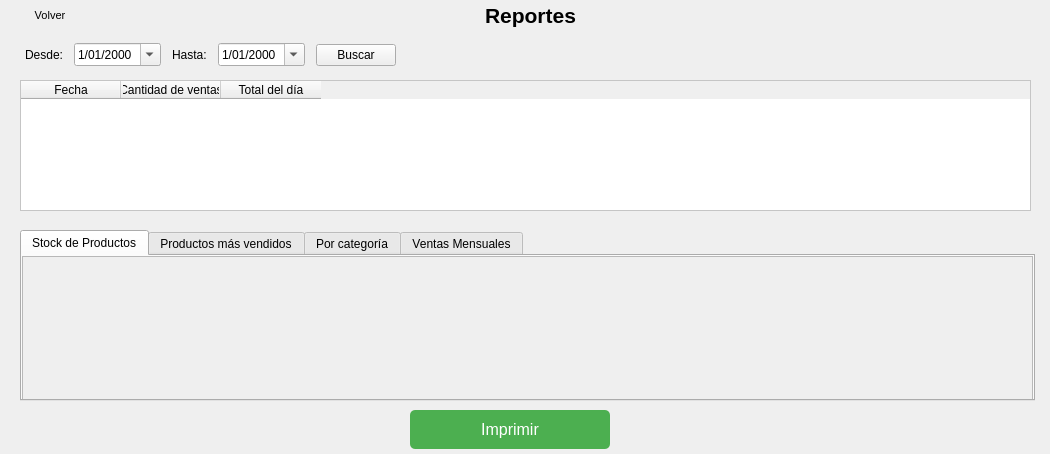
<?xml version="1.0" encoding="UTF-8"?>
<ui version="4.0">
 <class>Form</class>
 <widget class="QWidget" name="Form">
  <property name="geometry">
   <rect>
    <x>0</x>
    <y>0</y>
    <width>1050</width>
    <height>454</height>
   </rect>
  </property>
  <property name="windowTitle">
   <string>Reportes</string>
  </property>
  <property name="styleSheet">
   <string notr="true"/>
  </property>
  <widget class="QTabWidget" name="tabsReportes">
   <property name="geometry">
    <rect>
     <x>20</x>
     <y>230</y>
     <width>1015</width>
     <height>171</height>
    </rect>
   </property>
   <property name="styleSheet">
    <string notr="true">QScrollBar:vertical {
    width: 14px;
    background: transparent;
}

QScrollBar::handle:vertical {
    background: #8a8a8a;
    min-height: 80px;
    border-radius: 8px;
}

QScrollBar::handle:vertical:hover {
    background: #5f5f5f;
}

/* ocultamos flechas */
QScrollBar::add-line:vertical,
QScrollBar::sub-line:vertical {
    height: 0px;
}

/* 🔑 CLAVE: TRANSPARENT, NO NONE */
QScrollBar::add-page:vertical,
QScrollBar::sub-page:vertical {
    background: transparent;
}</string>
   </property>
   <property name="currentIndex">
    <number>0</number>
   </property>
   <widget class="QWidget" name="tab">
    <attribute name="title">
     <string>Stock de Productos</string>
    </attribute>
    <widget class="QScrollArea" name="scrollArea">
     <property name="geometry">
      <rect>
       <x>0</x>
       <y>0</y>
       <width>1011</width>
       <height>151</height>
      </rect>
     </property>
     <property name="widgetResizable">
      <bool>true</bool>
     </property>
     <widget class="QWidget" name="scrollAreaWidgetContents">
      <property name="geometry">
       <rect>
        <x>0</x>
        <y>0</y>
        <width>1009</width>
        <height>149</height>
       </rect>
      </property>
      <widget class="QWidget" name="widget" native="true">
       <property name="geometry">
        <rect>
         <x>0</x>
         <y>0</y>
         <width>1011</width>
         <height>151</height>
        </rect>
       </property>
       <property name="sizePolicy">
        <sizepolicy hsizetype="Expanding" vsizetype="Fixed">
         <horstretch>0</horstretch>
         <verstretch>0</verstretch>
        </sizepolicy>
       </property>
       <property name="styleSheet">
        <string notr="true">QScrollBar:vertical {
    width: 24px;              /* 🔥 ancho de la barra */
    background: #e6e6e6;
}

QScrollBar::handle:vertical {
    background: #8a8a8a;
    min-height: 120px;         /* 🔥 tamaño mínimo del “coso” que se arrastra */
    border-radius: 8px;
}

QScrollBar::handle:vertical:hover {
    background: #5f5f5f;
}

QScrollBar::add-line:vertical,
QScrollBar::sub-line:vertical {
    height: 0px;
}

QScrollBar::add-page:vertical,
QScrollBar::sub-page:vertical {
    background: none;
}</string>
       </property>
      </widget>
     </widget>
    </widget>
   </widget>
   <widget class="QWidget" name="tab_4">
    <attribute name="title">
     <string>Productos más vendidos</string>
    </attribute>
    <widget class="QScrollArea" name="scrollArea_productos_mas_vendidos">
     <property name="geometry">
      <rect>
       <x>0</x>
       <y>0</y>
       <width>1011</width>
       <height>151</height>
      </rect>
     </property>
     <property name="widgetResizable">
      <bool>true</bool>
     </property>
     <widget class="QWidget" name="scrollAreaWidgetContents_productos_mas_vendidos">
      <property name="geometry">
       <rect>
        <x>0</x>
        <y>0</y>
        <width>1009</width>
        <height>149</height>
       </rect>
      </property>
      <widget class="QWidget" name="widget_2" native="true">
       <property name="geometry">
        <rect>
         <x>0</x>
         <y>0</y>
         <width>1011</width>
         <height>151</height>
        </rect>
       </property>
       <property name="sizePolicy">
        <sizepolicy hsizetype="Expanding" vsizetype="Fixed">
         <horstretch>0</horstretch>
         <verstretch>0</verstretch>
        </sizepolicy>
       </property>
       <property name="styleSheet">
        <string notr="true">QScrollBar:vertical {
    width: 24px;              /* 🔥 ancho de la barra */
    background: #e6e6e6;
}

QScrollBar::handle:vertical {
    background: #8a8a8a;
    min-height: 120px;         /* 🔥 tamaño mínimo del “coso” que se arrastra */
    border-radius: 8px;
}

QScrollBar::handle:vertical:hover {
    background: #5f5f5f;
}

QScrollBar::add-line:vertical,
QScrollBar::sub-line:vertical {
    height: 0px;
}

QScrollBar::add-page:vertical,
QScrollBar::sub-page:vertical {
    background: none;
}</string>
       </property>
      </widget>
     </widget>
    </widget>
   </widget>
   <widget class="QWidget" name="tab_2">
    <attribute name="title">
     <string>Por categoría</string>
    </attribute>
    <widget class="QScrollArea" name="scrollArea_2">
     <property name="geometry">
      <rect>
       <x>0</x>
       <y>0</y>
       <width>1011</width>
       <height>151</height>
      </rect>
     </property>
     <property name="widgetResizable">
      <bool>true</bool>
     </property>
     <widget class="QWidget" name="scrollAreaWidgetContents_categoria">
      <property name="geometry">
       <rect>
        <x>0</x>
        <y>0</y>
        <width>1009</width>
        <height>149</height>
       </rect>
      </property>
      <widget class="QWidget" name="widget_scroll_categoria" native="true">
       <property name="geometry">
        <rect>
         <x>0</x>
         <y>0</y>
         <width>1011</width>
         <height>141</height>
        </rect>
       </property>
       <property name="sizePolicy">
        <sizepolicy hsizetype="Expanding" vsizetype="Fixed">
         <horstretch>0</horstretch>
         <verstretch>0</verstretch>
        </sizepolicy>
       </property>
       <property name="styleSheet">
        <string notr="true">QScrollBar:vertical {
    width: 24px;              /* 🔥 ancho de la barra */
    background: #e6e6e6;
}

QScrollBar::handle:vertical {
    background: #8a8a8a;
    min-height: 120px;         /* 🔥 tamaño mínimo del “coso” que se arrastra */
    border-radius: 8px;
}

QScrollBar::handle:vertical:hover {
    background: #5f5f5f;
}

QScrollBar::add-line:vertical,
QScrollBar::sub-line:vertical {
    height: 0px;
}

QScrollBar::add-page:vertical,
QScrollBar::sub-page:vertical {
    background: none;
}</string>
       </property>
      </widget>
     </widget>
    </widget>
   </widget>
   <widget class="QWidget" name="tab_3">
    <attribute name="title">
     <string>Ventas Mensuales</string>
    </attribute>
    <widget class="QScrollArea" name="scrollArea_3">
     <property name="geometry">
      <rect>
       <x>0</x>
       <y>0</y>
       <width>1011</width>
       <height>151</height>
      </rect>
     </property>
     <property name="widgetResizable">
      <bool>true</bool>
     </property>
     <widget class="QWidget" name="scrollAreaWidgetContents_ventas">
      <property name="geometry">
       <rect>
        <x>0</x>
        <y>0</y>
        <width>1009</width>
        <height>149</height>
       </rect>
      </property>
      <widget class="QWidget" name="widget_scroll_ventas" native="true">
       <property name="geometry">
        <rect>
         <x>0</x>
         <y>0</y>
         <width>1011</width>
         <height>141</height>
        </rect>
       </property>
       <property name="sizePolicy">
        <sizepolicy hsizetype="Expanding" vsizetype="Fixed">
         <horstretch>0</horstretch>
         <verstretch>0</verstretch>
        </sizepolicy>
       </property>
       <property name="styleSheet">
        <string notr="true">QScrollBar:vertical {
    width: 24px;              /* 🔥 ancho de la barra */
    background: #e6e6e6;
}

QScrollBar::handle:vertical {
    background: #8a8a8a;
    min-height: 120px;         /* 🔥 tamaño mínimo del “coso” que se arrastra */
    border-radius: 8px;
}

QScrollBar::handle:vertical:hover {
    background: #5f5f5f;
}

QScrollBar::add-line:vertical,
QScrollBar::sub-line:vertical {
    height: 0px;
}

QScrollBar::add-page:vertical,
QScrollBar::sub-page:vertical {
    background: none;
}</string>
       </property>
      </widget>
     </widget>
    </widget>
   </widget>
  </widget>
  <widget class="QTableWidget" name="tabla_reportes">
   <property name="geometry">
    <rect>
     <x>20</x>
     <y>80</y>
     <width>1011</width>
     <height>131</height>
    </rect>
   </property>
   <property name="styleSheet">
    <string notr="true">QTableWidget {
    background-color: white;
    alternate-background-color: #f6f6f6;
    gridline-color: transparent;
}

QTableWidget::item {
    border-bottom: 1px solid #dcdcdc;
}</string>
   </property>
   <column>
    <property name="text">
     <string>Fecha</string>
    </property>
   </column>
   <column>
    <property name="text">
     <string>Cantidad de ventas</string>
    </property>
   </column>
   <column>
    <property name="text">
     <string>Total del día</string>
    </property>
   </column>
  </widget>
  <widget class="QWidget" name="layoutWidget">
   <property name="geometry">
    <rect>
     <x>20</x>
     <y>40</y>
     <width>381</width>
     <height>30</height>
    </rect>
   </property>
   <layout class="QHBoxLayout" name="buscador">
    <item>
     <widget class="QLabel" name="label">
      <property name="sizePolicy">
       <sizepolicy hsizetype="Fixed" vsizetype="Fixed">
        <horstretch>0</horstretch>
        <verstretch>0</verstretch>
       </sizepolicy>
      </property>
      <property name="minimumSize">
       <size>
        <width>0</width>
        <height>20</height>
       </size>
      </property>
      <property name="text">
       <string>Desde:</string>
      </property>
     </widget>
    </item>
    <item>
     <widget class="QDateEdit" name="fechaDesde">
      <property name="sizePolicy">
       <sizepolicy hsizetype="Fixed" vsizetype="Fixed">
        <horstretch>0</horstretch>
        <verstretch>0</verstretch>
       </sizepolicy>
      </property>
      <property name="minimumSize">
       <size>
        <width>75</width>
        <height>20</height>
       </size>
      </property>
      <property name="displayFormat">
       <string>d/MM/yyyy</string>
      </property>
      <property name="calendarPopup">
       <bool>true</bool>
      </property>
     </widget>
    </item>
    <item>
     <widget class="QLabel" name="label_2">
      <property name="sizePolicy">
       <sizepolicy hsizetype="Fixed" vsizetype="Fixed">
        <horstretch>0</horstretch>
        <verstretch>0</verstretch>
       </sizepolicy>
      </property>
      <property name="minimumSize">
       <size>
        <width>0</width>
        <height>20</height>
       </size>
      </property>
      <property name="text">
       <string>Hasta:</string>
      </property>
     </widget>
    </item>
    <item>
     <widget class="QDateEdit" name="fechaHasta">
      <property name="sizePolicy">
       <sizepolicy hsizetype="Fixed" vsizetype="Fixed">
        <horstretch>0</horstretch>
        <verstretch>0</verstretch>
       </sizepolicy>
      </property>
      <property name="minimumSize">
       <size>
        <width>75</width>
        <height>20</height>
       </size>
      </property>
      <property name="displayFormat">
       <string>d/MM/yyyy</string>
      </property>
      <property name="calendarPopup">
       <bool>true</bool>
      </property>
     </widget>
    </item>
    <item>
     <widget class="QPushButton" name="botonBuscar">
      <property name="sizePolicy">
       <sizepolicy hsizetype="Fixed" vsizetype="Fixed">
        <horstretch>0</horstretch>
        <verstretch>0</verstretch>
       </sizepolicy>
      </property>
      <property name="minimumSize">
       <size>
        <width>75</width>
        <height>20</height>
       </size>
      </property>
      <property name="text">
       <string>Buscar</string>
      </property>
     </widget>
    </item>
   </layout>
  </widget>
  <widget class="QPushButton" name="btn_volver">
   <property name="geometry">
    <rect>
     <x>0</x>
     <y>0</y>
     <width>100</width>
     <height>30</height>
    </rect>
   </property>
   <property name="sizePolicy">
    <sizepolicy hsizetype="Fixed" vsizetype="Fixed">
     <horstretch>0</horstretch>
     <verstretch>0</verstretch>
    </sizepolicy>
   </property>
   <property name="minimumSize">
    <size>
     <width>100</width>
     <height>30</height>
    </size>
   </property>
   <property name="maximumSize">
    <size>
     <width>120</width>
     <height>32</height>
    </size>
   </property>
   <property name="font">
    <font>
    </font>
   </property>
   <property name="styleSheet">
    <string notr="true">QPushButton {
    padding: 4px 10px;
    font-size: 11px;
    background: transparent;
    border: none;
}

QPushButton:hover {
    color: #2e7d32;  
}</string>
   </property>
   <property name="text">
    <string>Volver</string>
   </property>
   <property name="icon">
    <iconset>
     <normaloff>../../resources/icons/back.png</normaloff>../../resources/icons/back.png</iconset>
   </property>
   <property name="iconSize">
    <size>
     <width>16</width>
     <height>20</height>
    </size>
   </property>
  </widget>
  <widget class="QPushButton" name="boton_imprimir">
   <property name="geometry">
    <rect>
     <x>410</x>
     <y>410</y>
     <width>200</width>
     <height>39</height>
    </rect>
   </property>
   <property name="minimumSize">
    <size>
     <width>100</width>
     <height>30</height>
    </size>
   </property>
   <property name="maximumSize">
    <size>
     <width>200</width>
     <height>49</height>
    </size>
   </property>
   <property name="styleSheet">
    <string notr="true">QPushButton {
    background-color: #4CAF50;
    color: white;
    font-size: 16px;
    padding: 10px 20px;
    border-radius: 5px;
}</string>
   </property>
   <property name="text">
    <string>Imprimir</string>
   </property>
  </widget>
  <widget class="QLabel" name="label_3">
   <property name="geometry">
    <rect>
     <x>460</x>
     <y>0</y>
     <width>141</width>
     <height>31</height>
    </rect>
   </property>
   <property name="font">
    <font>
     <family>Arial</family>
    </font>
   </property>
   <property name="text">
    <string>&lt;html&gt;&lt;head/&gt;&lt;body&gt;&lt;p align=&quot;center&quot;&gt;&lt;span style=&quot; font-size:16pt; font-weight:600;&quot;&gt;Reportes&lt;/span&gt;&lt;/p&gt;&lt;/body&gt;&lt;/html&gt;</string>
   </property>
  </widget>
 </widget>
 <resources/>
 <connections/>
</ui>
